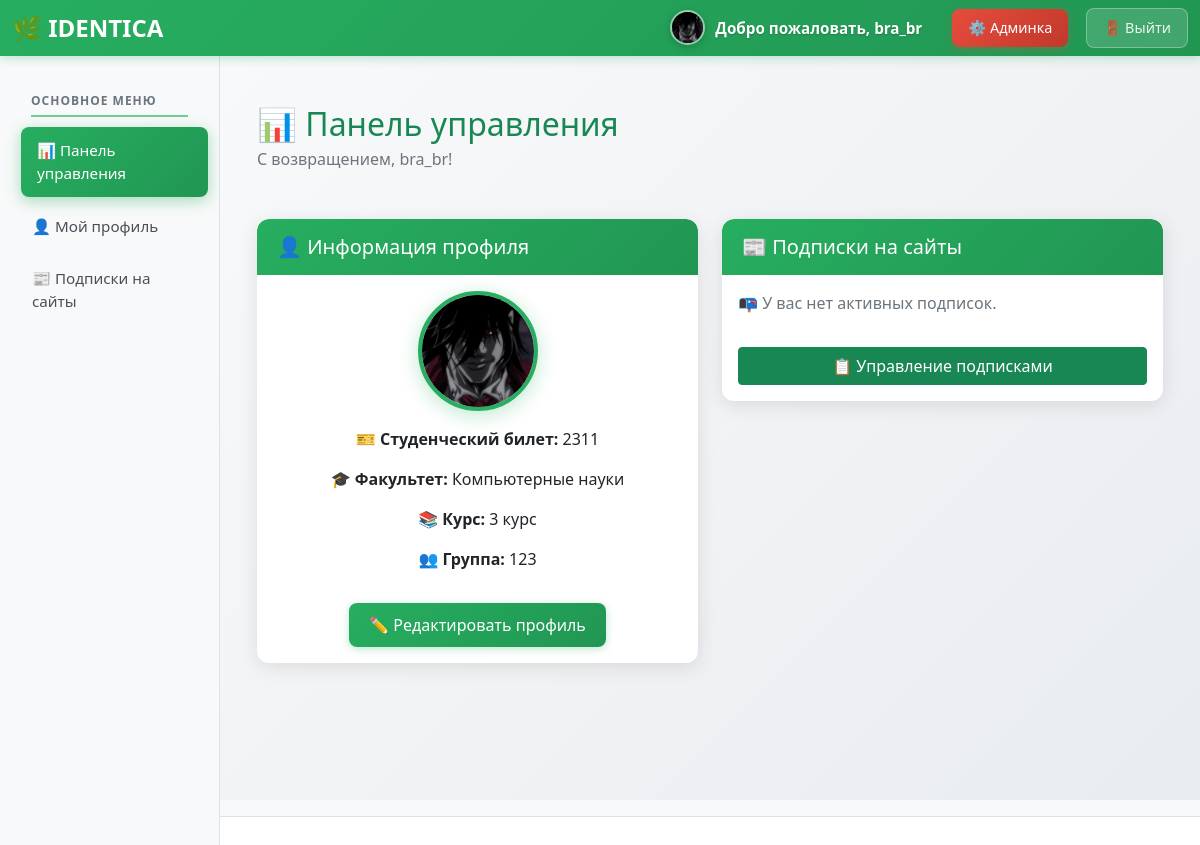
/dashboard/ (signed in), run on the app's committed database.
### profiles/models.py (models this page shows, shortened)
class StudentProfile(models.Model):
    FACULTY_CHOICES = [
        ('computer_science', 'Компьютерные науки'),
        ('engineering', 'Инженерия'),
        ('business', 'Бизнес-администрирование'),
        ('arts', 'Искусство и гуманитарные науки'),
        ('science', 'Естественные науки'),
        ('medicine', 'Медицина'),
    ]
    user = models.OneToOneField(User, on_delete=models.CASCADE, verbose_name='Пользователь')
    student_id = models.CharField(max_length=20, unique=True, null=True, blank=True, verbose_name='Студенческий билет')
    faculty = models.CharField(max_length=50, choices=FACULTY_CHOICES, null=True, blank=True, verbose_name='Факультет')
    course = models.IntegerField(choices=[(i, f'{i} курс') for i in range(1, 7)], null=True, blank=True, verbose_name='Курс')
    group = models.CharField(max_length=10, null=True, blank=True, verbose_name='Группа')
    phone = models.CharField(max_length=15, blank=True, verbose_name='Телефон')
    birth_date = models.DateField(null=True, blank=True, verbose_name='Дата рождения')
    avatar = models.ImageField(upload_to='avatars/', null=True, blank=True, verbose_name='Аватар')
    is_monitor = models.BooleanField(default=False, verbose_name='Староста')
    class Meta:
        verbose_name = 'Профиль студента'
        verbose_name_plural = 'Профили студентов'

### profiles/views.py (the view)
# urls.py: path('dashboard/', views.dashboard, name='dashboard'),
@login_required
def dashboard(request):
    try:
        student_profile = StudentProfile.objects.get(user=request.user)
    except StudentProfile.DoesNotExist:
        student_profile = StudentProfile.objects.create(user=request.user)
    subscriptions = Subscription.objects.filter(
        student=student_profile,
        is_active=True
    ).select_related('website')
    profile_complete = all([
        student_profile.student_id,
        student_profile.faculty,
        student_profile.course,
        student_profile.group
    ])
    return render(request, 'profiles/dashboard.html', {
        'profile': student_profile,
        'subscriptions': subscriptions,
        'active_tab': 'dashboard',
        'profile_complete': profile_complete
    })

### profiles/ldap_backend.py (called while the page is built)
    def get_user(self, user_id):
        try:
            return User.objects.get(pk=user_id)
        except User.DoesNotExist:
            return None

### profiles/templates/profiles/dashboard.html (shortened to what this page needs)
{% extends 'profiles/base.html' %}
{% block content %}
<div class="row">
    <div class="col-12">
        <div class="d-flex justify-content-between align-items-center mb-4">
            <div>
                <h2 class="text-success mb-1">📊 Панель управления</h2>
                <p class="text-muted mb-0">С возвращением, {{ user.get_full_name|default:user.username }}!</p>
            </div>
        </div>
    </div>
</div>
<div class="row mt-4">
    <div class="col-md-6">
        <div class="card">
            <div class="card-header">
                <h5 class="mb-0">👤 Информация профиля</h5>
            </div>
            <div class="card-body text-center">
                {% if profile.avatar %}
                    <img src="{{ profile.avatar.url }}" alt="Аватар" class="profile-avatar mb-3">
                {% else %}
                    <div class="profile-avatar-default mb-3">
                        👤
                    </div>
                {% endif %}
                <p><strong>🎫 Студенческий билет:</strong> {{ profile.student_id|default:"Не указан" }}</p>
                <p><strong>🎓 Факультет:</strong> {{ profile.get_faculty_display|default:"Не указан" }}</p>
                <p><strong>📚 Курс:</strong> {{ profile.get_course_display|default:"Не указан" }}</p>
                <p><strong>👥 Группа:</strong> {{ profile.group|default:"Не указана" }}</p>
                <a href="{% url 'profile' %}" class="btn btn-primary mt-3">✏️ Редактировать профиль</a>
            </div>
        </div>
    </div>
    <div class="col-md-6">
        <div class="card">
            <div class="card-header">
                <h5 class="mb-0">📰 Подписки на сайты</h5>
            </div>
            <div class="card-body">
                {% if subscriptions %}
                    <p>Вы подписаны на <strong class="text-success">{{ subscriptions.count }}</strong> сайт(ов):</p>
                    <div class="list-group">
                        {% for subscription in subscriptions|slice:":5" %}
                            <div class="list-group-item border-0 mb-2">
                                <h6 class="mb-1">🌐 {{ subscription.website.name }}</h6>
                                <small class="text-muted">{{ subscription.website.url }}</small>
                            </div>
                        {% endfor %}
                    </div>
                    {% if subscriptions.count > 5 %}
                        <p class="mt-2 text-muted">... и еще {{ subscriptions.count|add:"-5" }}</p>
                    {% endif %}
                {% else %}
                    <p class="text-muted">📭 У вас нет активных подписок.</p>
                {% endif %}
                <a href="{% url 'manage_subscriptions' %}" class="btn btn-success mt-3 w-100">📋 Управление подписками</a>
            </div>
        </div>
    </div>
</div>
{% endblock %}

### profiles/templates/profiles/base.html (shortened to what this page needs)
<!DOCTYPE html>
<html lang="ru">
<head>
    <link href="https://cdn.jsdelivr.net/npm/bootstrap@5.1.3/dist/css/bootstrap.min.css" rel="stylesheet">
</head>
<body class="{% if user.is_authenticated %}authenticated{% endif %} {% if active_tab == 'subscriptions' %}subscriptions-page{% endif %}">
    <nav class="navbar navbar-expand-lg navbar-dark identica-primary">
        <div class="container-fluid">
            <a class="navbar-brand" href="{% url 'home' %}">
                🌿 IDENTICA
            </a>
            <div class="collapse navbar-collapse" id="navbarContent">
                <div class="navbar-nav ms-auto d-flex align-items-center">
                    {% if user.is_authenticated %}
                        <div class="user-info">
                            {% if user.studentprofile.avatar %}
                                <img src="{{ user.studentprofile.avatar.url }}"
                                     alt="Аватар"
                                     class="user-avatar-nav">
                            {% else %}
                                <div class="user-avatar-default">
                                    👤
                                </div>
                            {% endif %}
                            <span class="welcome-text">
                                Добро пожаловать, <strong>{{ user.username }}</strong>
                            </span>
                        </div>
                        {% if user.is_staff %}
                            <a href="/admin/" class="admin-panel-btn" target="_blank">
                                ⚙️ Админка
                            </a>
                        {% endif %}
                        <form class="logout-form d-inline" action="{% url 'logout' %}" method="post">
                            <button type="submit" class="logout-btn">
                                🚪 Выйти
                            </button>
                        </form>
                    {% else %}
                        <a class="nav-link" href="{% url 'login' %}">🔑 Войти</a>
                    {% endif %}
                </div>
            </div>
        </div>
    </nav>
    {% if user.is_authenticated %}
    <div class="sidebar">
        <div class="p-3">
            <div class="section-title">ОСНОВНОЕ МЕНЮ</div>
            <ul class="nav nav-pills flex-column">
                <li class="nav-item">
                    <a class="nav-link {% if active_tab == 'dashboard' %}active{% endif %}"
                       href="{% url 'dashboard' %}">
                        📊 Панель управления
                    </a>
                </li>
                <li class="nav-item">
                    <a class="nav-link {% if active_tab == 'profile' %}active{% endif %}"
                       href="{% url 'profile' %}">
                        👤 Мой профиль
                    </a>
                </li>
                <li class="nav-item">
                    <a class="nav-link {% if active_tab == 'subscriptions' %}active{% endif %}"
                       href="{% url 'manage_subscriptions' %}">
                        📰 Подписки на сайты
                    </a>
                </li>
            </ul>
        </div>
    </div>
    {% endif %}
    <div class="main-content">
        <div class="container-fluid py-4">
            {% block content %}
            {% endblock %}
        </div>
    </div>
</body>
</html>
{% if user.is_authenticated %}
<div class="container-fluid bg-light py-2 border-bottom">
</div>
{% endif %}
<li class="nav-item">
</li>

### profiles/templates/profiles/base.html (style rules this page uses)
:root { --primary-color: #27ae60; --primary-dark: #219653; --primary-light: #6fcf97; --sidebar-width: 220px; --navbar-height: 56px; }
* { box-sizing: border-box; }
body { margin: 0; padding: 0; overflow-x: hidden; font-family: 'Segoe UI', system-ui, -apple-system, sans-serif; }
.navbar-brand { font-weight: bold; color: white !important; font-size: 1.5rem; }
.identica-primary { background: linear-gradient(135deg, var(--primary-color), var(--primary-dark)); box-shadow: 0 2px 10px rgba(39, 174, 96, 0.3); position: fixed; top: 0; left: 0; right: 0; z-index: 1030; height: var(--navbar-height); }
.sidebar { background-color: #f8f9fa; width: var(--sidebar-width); border-right: 1px solid #dee2e6; position: fixed; left: 0; top: var(--navbar-height); bottom: 0; overflow-y: auto; z-index: 1020; transition: all 0.3s ease; }
.main-content { margin-left: var(--sidebar-width); margin-top: var(--navbar-height); padding: 30px; min-height: calc(100vh - var(--navbar-height)); background: linear-gradient(135deg, #f8f9fa 0%, #e9ecef 100%); overflow-y: auto; }
.user-avatar-nav { width: 35px; height: 35px; border-radius: 50%; object-fit: cover; border: 2px solid rgba(255, 255, 255, 0.5); margin-right: 10px; box-shadow: 0 2px 8px rgba(0, 0, 0, 0.2); }
.user-info { display: flex; align-items: center; margin-right: 20px; }
.sidebar .nav-pills .nav-link { color: #495057; border-radius: 8px; margin-bottom: 6px; padding: 12px 16px; transition: all 0.3s ease; border: none; font-size: 0.95rem; font-weight: 500; }
.sidebar .nav-pills .nav-link.active { background: linear-gradient(135deg, var(--primary-color), var(--primary-dark)); color: white; box-shadow: 0 4px 15px rgba(39, 174, 96, 0.4); transform: translateX(5px); }
.sidebar .section-title { font-size: 0.75rem; font-weight: 700; text-transform: uppercase; letter-spacing: 1px; color: #6c757d; margin: 20px 15px 10px 15px; padding-bottom: 5px; border-bottom: 2px solid var(--primary-light); }
.profile-avatar { width: 120px; height: 120px; object-fit: cover; border-radius: 50%; border: 4px solid var(--primary-color); box-shadow: 0 4px 20px rgba(39, 174, 96, 0.3); }
.navbar-nav.ms-auto { display: flex; align-items: center; justify-content: flex-end; flex-wrap: nowrap; gap: 10px; }
.logout-btn { background: rgba(255, 255, 255, 0.15); border: 1px solid rgba(255, 255, 255, 0.3); color: rgba(255,255,255,.9); padding: 8px 16px; border-radius: 8px; transition: all 0.3s ease; white-space: nowrap; text-decoration: none; font-size: 0.9rem; font-weight: 500; backdrop-filter: blur(10px); }
.btn-primary { background: linear-gradient(135deg, var(--primary-color), var(--primary-dark)); border: none; border-radius: 8px; padding: 10px 20px; transition: all 0.3s ease; font-weight: 500; box-shadow: 0 2px 8px rgba(39, 174, 96, 0.3); }
.admin-panel-btn { background: linear-gradient(135deg, #e74c3c, #c0392b); border: none; border-radius: 8px; padding: 8px 16px; color: white; text-decoration: none; font-size: 0.9rem; font-weight: 500; transition: all 0.3s ease; white-space: nowrap; margin-right: 8px; box-shadow: 0 2px 8px rgba(231, 76, 60, 0.3); backdrop-filter: blur(10px); }
.welcome-text { color: white; font-weight: 600; white-space: nowrap; font-size: 0.95rem; text-shadow: 0 1px 2px rgba(0, 0, 0, 0.2); }
.card { border: none; border-radius: 12px; box-shadow: 0 4px 20px rgba(0, 0, 0, 0.1); transition: all 0.3s ease; margin-bottom: 20px; overflow: hidden; }
.card-header { background: linear-gradient(135deg, var(--primary-color), var(--primary-dark)); color: white; border-radius: 12px 12px 0 0 !important; border: none; padding: 16px 20px; font-size: 1rem; font-weight: 600; }
.main-content .container-fluid { max-width: 1400px; margin: 0 auto; }
@media (max-width: 1200px) { .main-content { padding: 25px; } }

### data on the page
StudentProfile: avatar (picture), student_id "2311", faculty "Компьютерные науки", course "3 курс", group "123"

### other printed values
{{ user.username }} "bra_br"
{{ user.get_full_name|default:user.username }} "bra_br"
